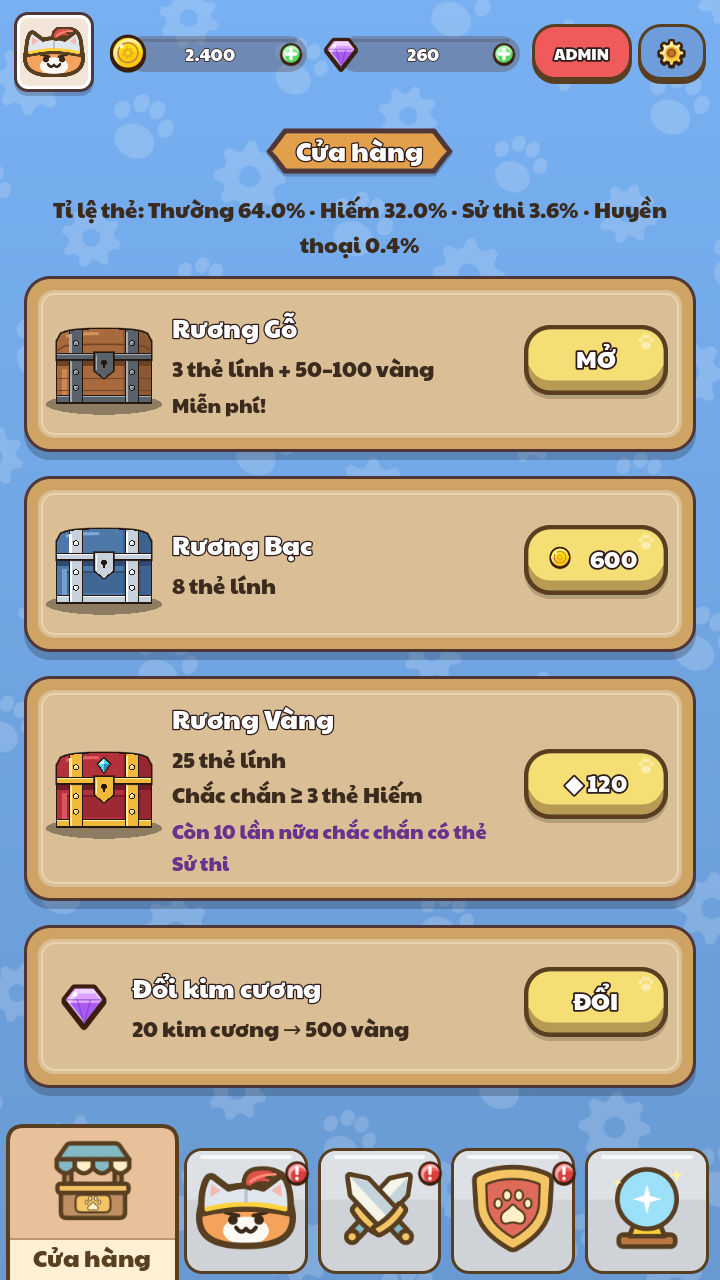
#> input picture docs/design/2026-10-19/background-colors/current-shop.png, 720 x 1280 px, given in place of current-lobby.png, which was not available
$ python build_preview.py
#> lines starting #> are read from the running program, lines starting #| are printed output that depends on the picture; pictures that were not available may be replaced by others from this repository, and a replacement may not be noted
from pathlib import Path
from PIL import Image, ImageDraw, ImageFont

HERE = Path(__file__).resolve().parent
ROOT = HERE.parents[3]
font = ImageFont.truetype(str(ROOT / 'game/ui/fonts/DejaVuSans.ttf'), 22)
small = ImageFont.truetype(str(ROOT / 'game/ui/fonts/DejaVuSans.ttf'), 17)
for page in ['lobby', 'troops', 'shop']:
    board = Image.new('RGB', (948, 626), '#fff7e9')
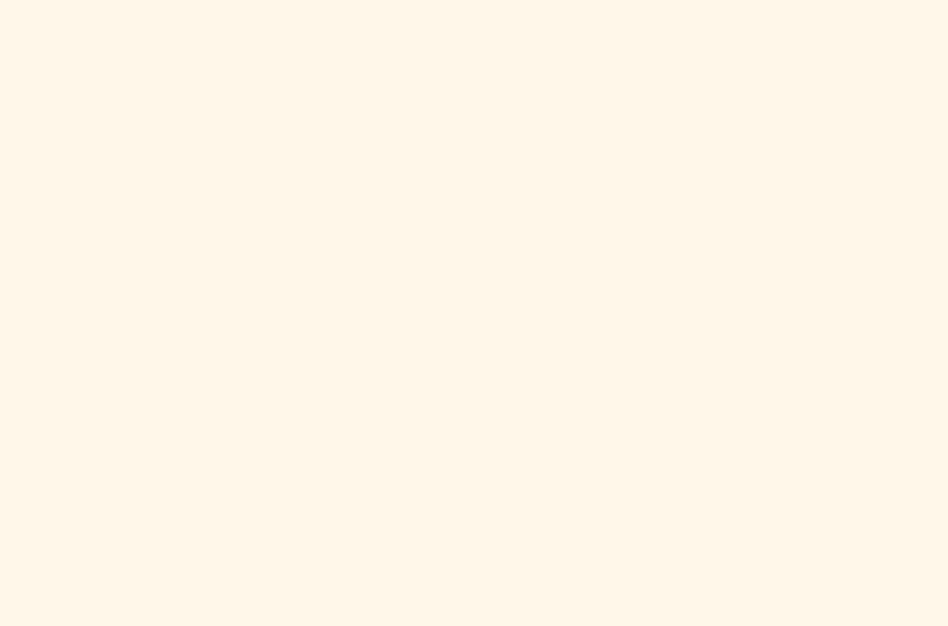
#> board: PIL image 948x626 RGB; mean R, G, B 255, 247, 233
    draw = ImageDraw.Draw(board)
    for x, key, title, desc, color in [
        (12, 'current', 'Hiện tại', 'Xanh sáng · họa tiết rõ', '#6fa3e0'),
        (328, 'blue-gray', 'Xanh lam xám', 'Họa tiết nhẹ hơn', '#9bb5c4'),
        (644, 'sage', 'Xanh lá xám', 'Họa tiết nhẹ hơn', '#a0b8a3'),
    ]:
        draw.ellipse((x, 13, x + 20, 33), fill=color, outline='#583f21', width=1)
        draw.text((x + 29, 7), title, font=font, fill='#583f21')
        draw.text((x, 41), desc, font=small, fill='#583f21')
        screen = Image.open(HERE / f'{key}-{page}.png').convert('RGB')
#> screen is the input picture: PIL image 720x1280 RGB; mean R, G, B 169.9, 168.9, 164.1
        board.paste(screen.resize((300, 533), Image.Resampling.LANCZOS), (x, 78))
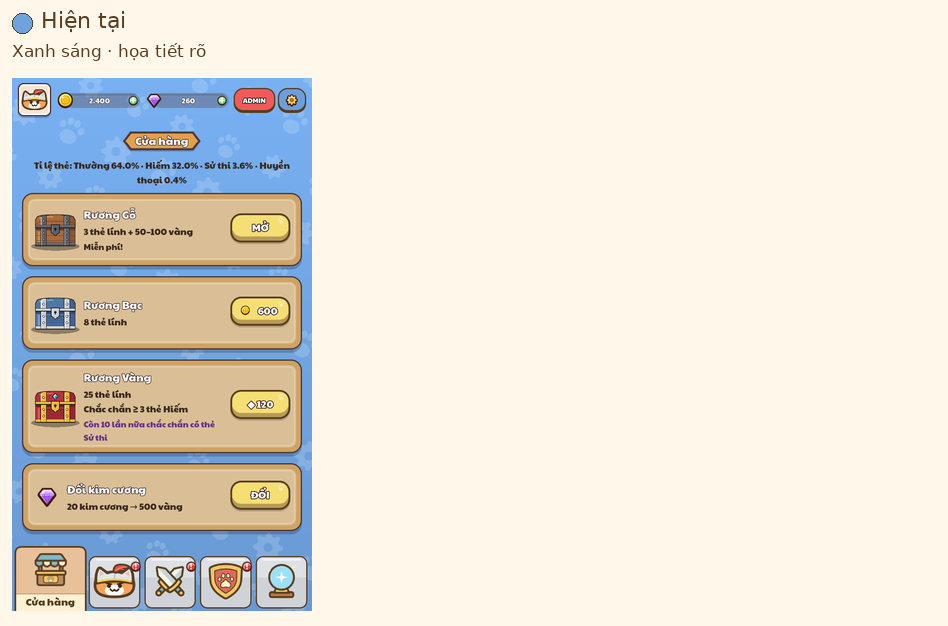
#> board: PIL image 948x626 RGB; mean R, G, B 231.7, 225.6, 214.1
    board.save(HERE / f'{page}-comparison.png')
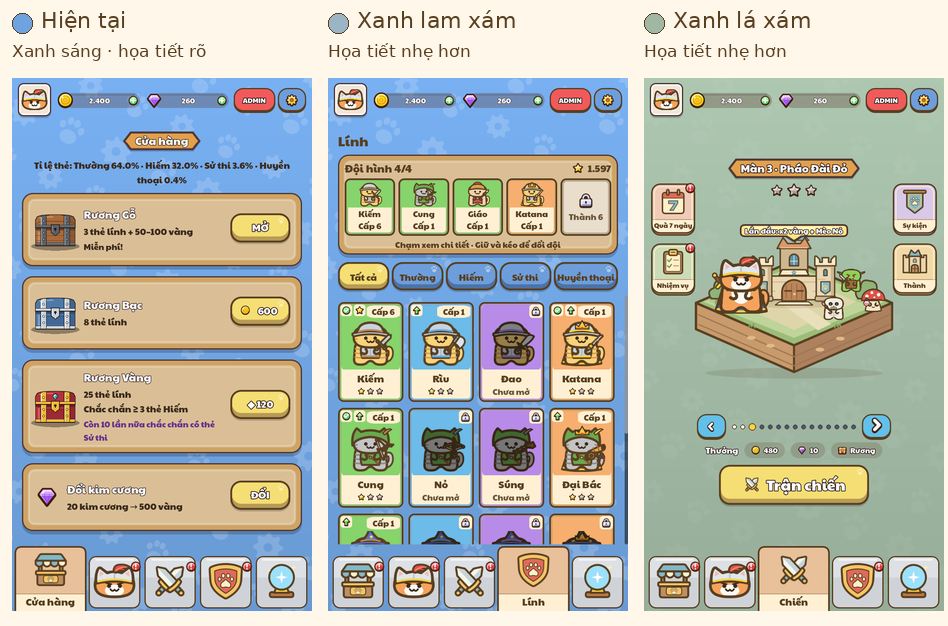
#> saved as lobby-comparison.png: PIL image 948x626 RGB; mean R, G, B 181.3, 183.8, 173.4
#> pass 2 of the loop `for page in ['lobby', 'troops', 'shop']:`:
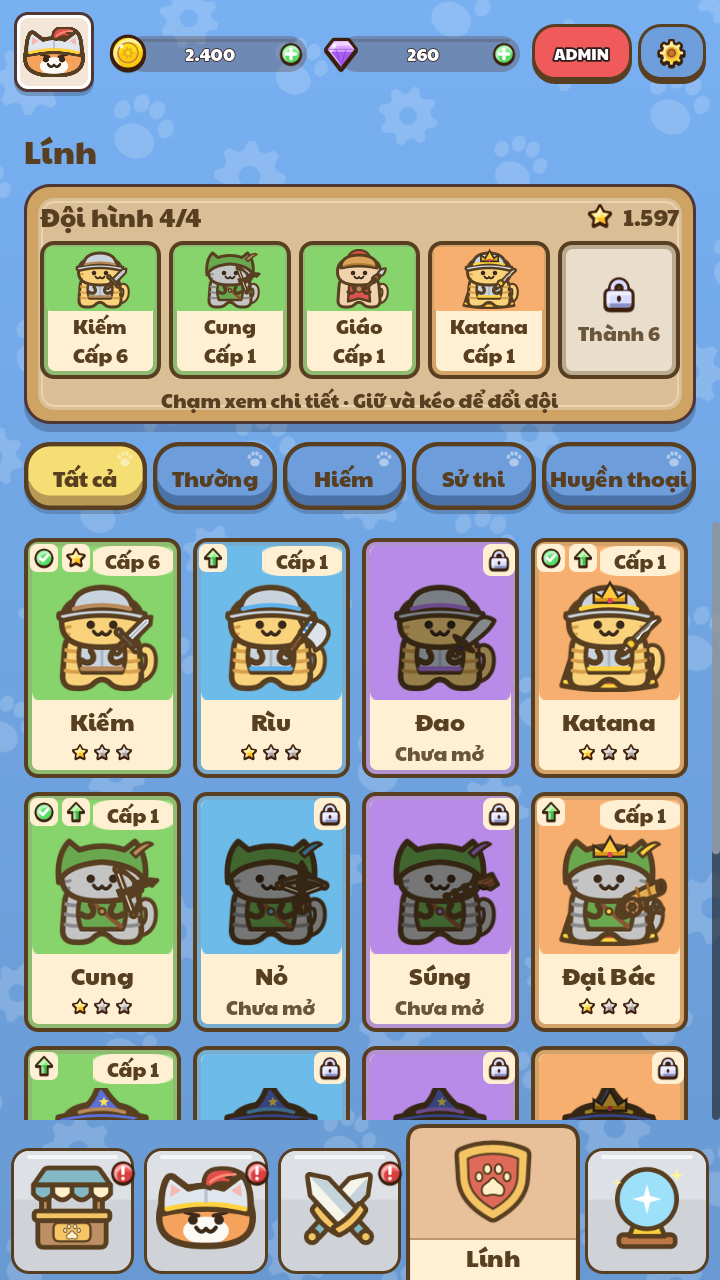
#> input picture docs/design/2026-10-19/background-colors/current-troops.png, 720 x 1280 px
#> screen is the input picture: PIL image 720x1280 RGB; mean R, G, B 157, 164.6, 165.8
#> `board.paste(screen.resize((300, 533), Image.Resampling.LANCZOS), (x, 7..`:
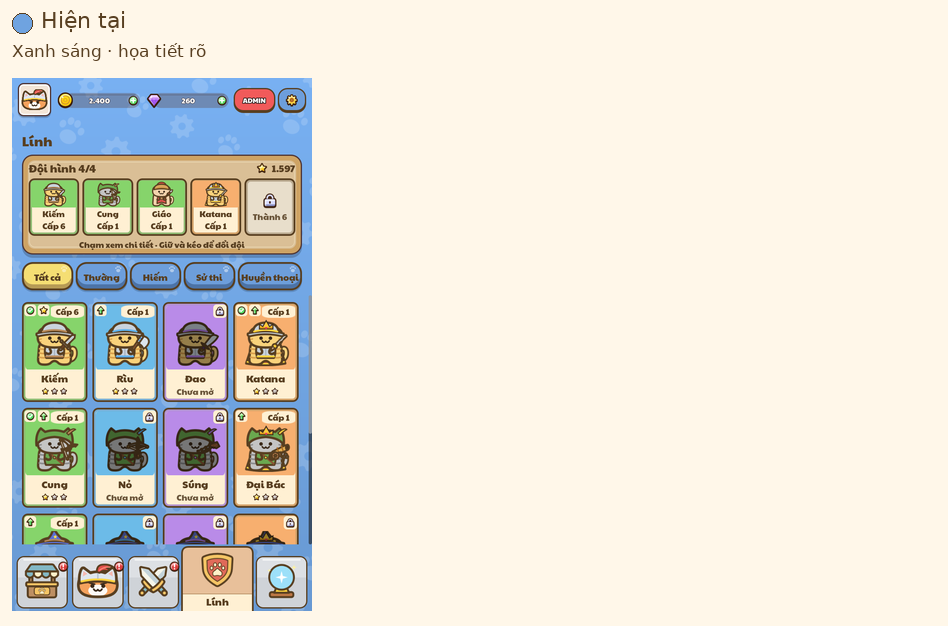
#> board: PIL image 948x626 RGB; mean R, G, B 228.2, 224.4, 214.5
#> (the run stopped early here; a loop or call above may not have finished)
